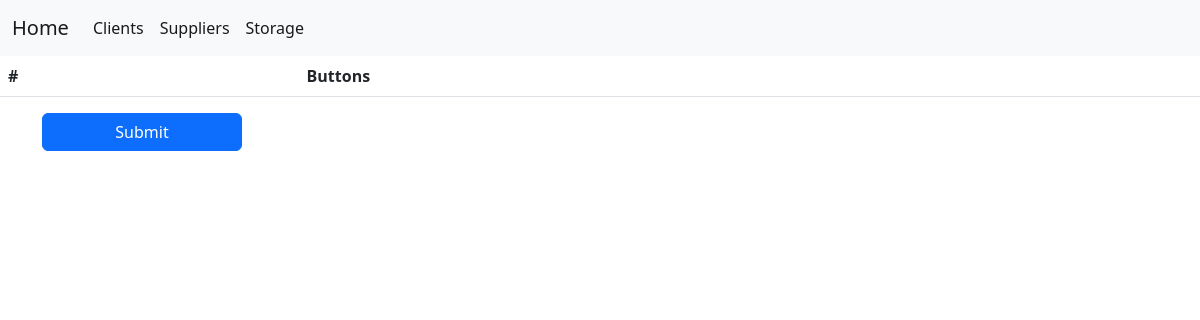
/suppliers/suppliers.php, run on an earlier commit of the app's database.
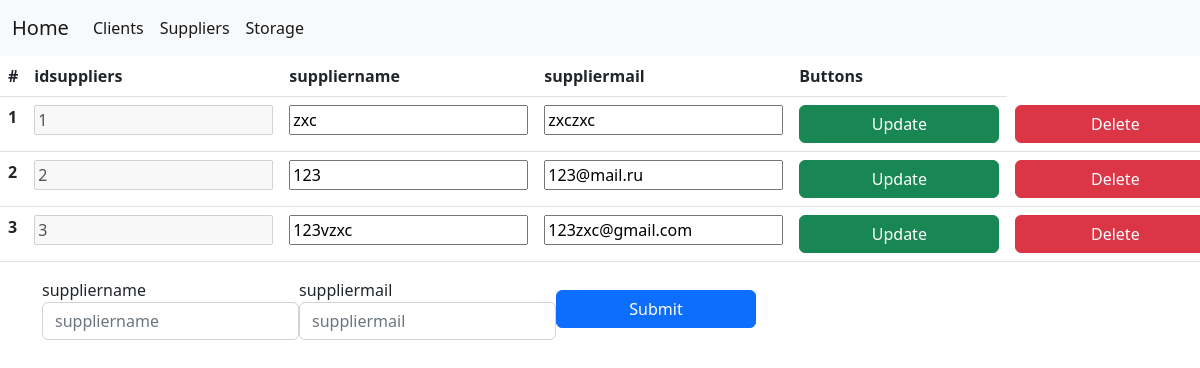
And on a later commit of the database.
### tables this page shows
CREATE TABLE `suppliers` (
  `idsuppliers` int NOT NULL AUTO_INCREMENT,
  `suppliername` varchar(45) NOT NULL,
  `suppliermail` varchar(100) NOT NULL,
  PRIMARY KEY (`idsuppliers`),
  UNIQUE KEY `idsuppliers_UNIQUE` (`idsuppliers`)
);

### suppliers/suppliers.php (the view, shortened to what this page needs)
<?php
require_once "../util/database.php";
$req=mysqli_query($mysql,"SELECT * FROM suppliers");
$req1=mysqli_query($mysql,"SELECT * FROM suppliers");
$vals = mysqli_fetch_assoc($req1);
$req1 = mysqli_fetch_all($req);
$fields[] = [];
$i = 1;
?>
<!DOCTYPE html>
<html lang="en">
<head>
    <link rel="stylesheet" href="../source/bootstrap/css/bootstrap.min.css"/>
    <link rel="stylesheet" href="../source/style.css"/>
</head>
<body>
    <nav class="navbar navbar-expand-lg bg-light">
        <div class="container-fluid">
            <a class="navbar-brand" href="../"> Home </a>
            <div class="collapse navbar-collapse">
                <ul class="navbar-nav me-auto mb-12 mb-lg-0">
                    <li class="nav-item">
                        <a class="nav-link active" href="../clients/clients.php">Clients </a>
                    </li>
                    <li class="nav-item">
                        <a class="nav-link active" aria-current="page" href="../suppliers/suppliers.php">Suppliers</a>
                    </li>
                    <li class="nav-item">
                        <a class="nav-link active" aria-current="page" href="../storage/storage.php">Storage</a>
                    </li>
                </ul>
            </div>
        </div>
    </nav>
        <table class="table">
            <thead class="thead-light">
                <tr>
                    <th scope="col">#</th>
                    <?php
                    foreach($vals as $key => $value){
                        echo('<th scope="col">'.$key.'</th>');
                        array_push($fields,$key);
                        }
                    ?>
                    <th>Buttons</th>
                </tr>
            </thead>
            <tbody>
                <?php
                    foreach($req1 as $key => $val)
                    {
                        $j = 0;
                        echo('<tr>');
                        echo('<th scope="row">'.$i.'</th>');
                        ?>
                        <form action="CRUD/update.php" class="formtb" method="POST" id=<?php echo("tb".$key)?> >
                        <?php
                        foreach($val as $data){
                            if($j == 0)
                            {
                                echo('<td> <input type="text" disabled  name="'."item".$j.'" placeholder="'.$data.'" value="'.$data.'">');
                                echo('</td>');
                            }
                            else{
                                echo('<td> <input type="text" id="'."idtb".$j.$key.'" name="'."item".$j.'" placeholder="'.$data.'" value="'.$data.'"></td>');
                            }
                            $j++;
                        }
                        echo('<td><button type="submit" class="btn btn-success">Update</button></td>');
                        ?>
                        </form>
                        <?php
                        echo('<td> <a href="CRUD/delete.php?id='.$val[0].'"><button class="btn btn-danger">Delete</button></a></td>');
                        echo('</tr>');
                        $i++;
                    }?>
            </tbody>
        </table>
        <div class="container">
        <form action="./CRUD/create.php" method="POST">
            <div style="display:flex;" class="form-row align-items-center">
                <?php
                    for($i = 2; $i <= sizeof($vals); $i++){
                ?>
                    <div class="col-auto">
                        <label class="sr-only" for="inlineFormInput"><?=$fields[$i]?></label>
                        <input  required type="text" class="form-control mb-2" name="name_<?=$i?>" placeholder="<?=$fields[$i]?>">
                    </div>
                <?php }?>
                <div class="col-auto">
                    <button type="submit" class="btn btn-primary mb-2">Submit</button>
                </div>
            </div>
        </form>
    </div>
</body>
</html>

What changed in the data, as far as the page shows it:
added suppliers: item0 "1", item1 "zxc", item2 "zxczxc"
added suppliers: item0 "2", item1 "123", item2 "123@mail.ru"
added suppliers: item0 "3", item1 "123vzxc", item2 "123zxc@gmail.com"
Also different on the page:
new list line: "idsuppliers"
new list line: "suppliername"
new list line: "suppliermail"
new list line: "suppliername suppliername"
new list line: "suppliermail suppliermail"
